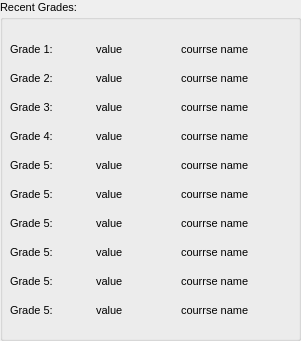
    <widget class="QGroupBox" name="groupBox_8">
     <property name="geometry">
      <rect>
       <x>421</x>
       <y>51</y>
       <width>301</width>
       <height>341</height>
      </rect>
     </property>
     <property name="font">
      <font>
       <pointsize>8</pointsize>
      </font>
     </property>
     <property name="title">
      <string>Recent Grades:</string>
     </property>
     <widget class="QWidget" name="layoutWidget">
      <property name="geometry">
       <rect>
        <x>10</x>
        <y>31</y>
        <width>281</width>
        <height>301</height>
       </rect>
      </property>
      <layout class="QVBoxLayout" name="verticalLayout_20">
       <item>
        <layout class="QHBoxLayout" name="horizontalLayout_23">
         <item>
          <widget class="QLabel" name="label_33">
           <property name="minimumSize">
            <size>
             <width>50</width>
             <height>10</height>
            </size>
           </property>
           <property name="maximumSize">
            <size>
             <width>110</width>
             <height>10</height>
            </size>
           </property>
           <property name="font">
            <font>
             <pointsize>8</pointsize>
            </font>
           </property>
           <property name="text">
            <string>Grade 1:</string>
           </property>
          </widget>
         </item>
         <item>
          <widget class="QLabel" name="label_42">
           <property name="minimumSize">
            <size>
             <width>50</width>
             <height>10</height>
            </size>
           </property>
           <property name="maximumSize">
            <size>
             <width>110</width>
             <height>10</height>
            </size>
           </property>
           <property name="font">
            <font>
             <pointsize>8</pointsize>
            </font>
           </property>
           <property name="text">
            <string>value</string>
           </property>
          </widget>
         </item>
         <item>
          <widget class="QLabel" name="label_46">
           <property name="minimumSize">
            <size>
             <width>110</width>
             <height>10</height>
            </size>
           </property>
           <property name="maximumSize">
            <size>
             <width>110</width>
             <height>10</height>
            </size>
           </property>
           <property name="font">
            <font>
             <pointsize>8</pointsize>
            </font>
           </property>
           <property name="text">
            <string>courrse name</string>
           </property>
          </widget>
         </item>
        </layout>
       </item>
       <item>
        <layout class="QHBoxLayout" name="horizontalLayout_24">
         <item>
          <widget class="QLabel" name="label_34">
           <property name="minimumSize">
            <size>
             <width>50</width>
             <height>10</height>
            </size>
           </property>
           <property name="maximumSize">
            <size>
             <width>110</width>
             <height>10</height>
            </size>
           </property>
           <property name="font">
            <font>
             <pointsize>8</pointsize>
            </font>
           </property>
           <property name="text">
            <string>Grade 2:</string>
           </property>
          </widget>
         </item>
         <item>
          <widget class="QLabel" name="label_44">
           <property name="minimumSize">
            <size>
             <width>50</width>
             <height>10</height>
            </size>
           </property>
           <property name="maximumSize">
            <size>
             <width>110</width>
             <height>10</height>
            </size>
           </property>
           <property name="font">
            <font>
             <pointsize>8</pointsize>
            </font>
           </property>
           <property name="text">
            <string>value</string>
           </property>
          </widget>
         </item>
         <item>
          <widget class="QLabel" name="label_47">
           <property name="minimumSize">
            <size>
             <width>110</width>
             <height>10</height>
            </size>
           </property>
           <property name="maximumSize">
            <size>
             <width>110</width>
             <height>10</height>
            </size>
           </property>
           <property name="font">
            <font>
             <pointsize>8</pointsize>
            </font>
           </property>
           <property name="text">
            <string>courrse name</string>
           </property>
          </widget>
         </item>
        </layout>
       </item>
       <item>
        <layout class="QHBoxLayout" name="horizontalLayout_25">
         <item>
          <widget class="QLabel" name="label_38">
           <property name="minimumSize">
            <size>
             <width>50</width>
             <height>10</height>
            </size>
           </property>
           <property name="maximumSize">
            <size>
             <width>110</width>
             <height>10</height>
            </size>
           </property>
           <property name="font">
            <font>
             <pointsize>8</pointsize>
            </font>
           </property>
           <property name="text">
            <string>Grade 3:</string>
           </property>
          </widget>
         </item>
         <item>
          <widget class="QLabel" name="label_43">
           <property name="minimumSize">
            <size>
             <width>50</width>
             <height>10</height>
            </size>
           </property>
           <property name="maximumSize">
            <size>
             <width>110</width>
             <height>10</height>
            </size>
           </property>
           <property name="font">
            <font>
             <pointsize>8</pointsize>
            </font>
           </property>
           <property name="text">
            <string>value</string>
           </property>
          </widget>
         </item>
         <item>
          <widget class="QLabel" name="label_48">
           <property name="minimumSize">
            <size>
             <width>110</width>
             <height>10</height>
            </size>
           </property>
           <property name="maximumSize">
            <size>
             <width>110</width>
             <height>10</height>
            </size>
           </property>
           <property name="font">
            <font>
             <pointsize>8</pointsize>
            </font>
           </property>
           <property name="text">
            <string>courrse name</string>
           </property>
          </widget>
         </item>
        </layout>
       </item>
       <item>
        <layout class="QHBoxLayout" name="horizontalLayout_26">
         <item>
          <widget class="QLabel" name="label_39">
           <property name="minimumSize">
            <size>
             <width>50</width>
             <height>10</height>
            </size>
           </property>
           <property name="maximumSize">
            <size>
             <width>110</width>
             <height>10</height>
            </size>
           </property>
           <property name="font">
            <font>
             <pointsize>8</pointsize>
            </font>
           </property>
           <property name="text">
            <string>Grade 4:</string>
           </property>
          </widget>
         </item>
         <item>
          <widget class="QLabel" name="label_45">
           <property name="minimumSize">
            <size>
             <width>50</width>
             <height>10</height>
            </size>
           </property>
           <property name="maximumSize">
            <size>
             <width>110</width>
             <height>10</height>
            </size>
           </property>
           <property name="font">
            <font>
             <pointsize>8</pointsize>
            </font>
           </property>
           <property name="text">
            <string>value</string>
           </property>
          </widget>
         </item>
         <item>
          <widget class="QLabel" name="label_49">
           <property name="minimumSize">
            <size>
             <width>110</width>
             <height>10</height>
            </size>
           </property>
           <property name="maximumSize">
            <size>
             <width>110</width>
             <height>10</height>
            </size>
           </property>
           <property name="font">
            <font>
             <pointsize>8</pointsize>
            </font>
           </property>
           <property name="text">
            <string>courrse name</string>
           </property>
          </widget>
         </item>
        </layout>
       </item>
       <item>
        <layout class="QHBoxLayout" name="horizontalLayout_27">
         <item>
          <widget class="QLabel" name="label_40">
           <property name="minimumSize">
            <size>
             <width>50</width>
             <height>10</height>
            </size>
           </property>
           <property name="maximumSize">
            <size>
             <width>110</width>
             <height>10</height>
            </size>
           </property>
           <property name="font">
            <font>
             <pointsize>8</pointsize>
            </font>
           </property>
           <property name="text">
            <string>Grade 5:</string>
           </property>
          </widget>
         </item>
         <item>
          <widget class="QLabel" name="label_41">
           <property name="minimumSize">
            <size>
             <width>50</width>
             <height>10</height>
            </size>
           </property>
           <property name="maximumSize">
            <size>
             <width>110</width>
             <height>10</height>
            </size>
           </property>
           <property name="font">
            <font>
             <pointsize>8</pointsize>
            </font>
           </property>
           <property name="text">
            <string>value</string>
           </property>
          </widget>
         </item>
         <item>
          <widget class="QLabel" name="label_50">
           <property name="minimumSize">
            <size>
             <width>110</width>
             <height>10</height>
            </size>
           </property>
           <property name="maximumSize">
            <size>
             <width>110</width>
             <height>10</height>
            </size>
           </property>
           <property name="font">
            <font>
             <pointsize>8</pointsize>
            </font>
           </property>
           <property name="text">
            <string>courrse name</string>
           </property>
          </widget>
         </item>
        </layout>
       </item>
       <item>
        <layout class="QHBoxLayout" name="horizontalLayout_28">
         <item>
          <widget class="QLabel" name="label_51">
           <property name="minimumSize">
            <size>
             <width>50</width>
             <height>10</height>
            </size>
           </property>
           <property name="maximumSize">
            <size>
             <width>110</width>
             <height>10</height>
            </size>
           </property>
           <property name="font">
            <font>
             <pointsize>8</pointsize>
            </font>
           </property>
           <property name="text">
            <string>Grade 5:</string>
           </property>
          </widget>
         </item>
         <item>
          <widget class="QLabel" name="label_52">
           <property name="minimumSize">
            <size>
             <width>50</width>
             <height>10</height>
            </size>
           </property>
           <property name="maximumSize">
            <size>
             <width>110</width>
             <height>10</height>
            </size>
           </property>
           <property name="font">
            <font>
             <pointsize>8</pointsize>
            </font>
           </property>
           <property name="text">
            <string>value</string>
           </property>
          </widget>
         </item>
         <item>
          <widget class="QLabel" name="label_53">
           <property name="minimumSize">
            <size>
             <width>110</width>
             <height>10</height>
            </size>
           </property>
           <property name="maximumSize">
            <size>
             <width>110</width>
             <height>10</height>
            </size>
           </property>
           <property name="font">
            <font>
             <pointsize>8</pointsize>
            </font>
           </property>
           <property name="text">
            <string>courrse name</string>
           </property>
          </widget>
         </item>
        </layout>
       </item>
       <item>
        <layout class="QHBoxLayout" name="horizontalLayout_29">
         <item>
          <widget class="QLabel" name="label_54">
           <property name="minimumSize">
            <size>
             <width>50</width>
             <height>10</height>
            </size>
           </property>
           <property name="maximumSize">
            <size>
             <width>110</width>
             <height>10</height>
            </size>
           </property>
           <property name="font">
            <font>
             <pointsize>8</pointsize>
            </font>
           </property>
           <property name="text">
            <string>Grade 5:</string>
           </property>
          </widget>
         </item>
         <item>
          <widget class="QLabel" name="label_55">
           <property name="minimumSize">
            <size>
             <width>50</width>
             <height>10</height>
            </size>
           </property>
           <property name="maximumSize">
            <size>
             <width>110</width>
             <height>10</height>
            </size>
           </property>
           <property name="font">
            <font>
             <pointsize>8</pointsize>
            </font>
           </property>
           <property name="text">
            <string>value</string>
           </property>
          </widget>
         </item>
         <item>
          <widget class="QLabel" name="label_56">
           <property name="minimumSize">
            <size>
             <width>110</width>
             <height>10</height>
            </size>
           </property>
           <property name="maximumSize">
            <size>
             <width>110</width>
             <height>10</height>
            </size>
           </property>
           <property name="font">
            <font>
             <pointsize>8</pointsize>
            </font>
           </property>
           <property name="text">
            <string>courrse name</string>
           </property>
          </widget>
         </item>
        </layout>
       </item>
       <item>
        <layout class="QHBoxLayout" name="horizontalLayout_30">
         <item>
          <widget class="QLabel" name="label_57">
           <property name="minimumSize">
            <size>
             <width>50</width>
             <height>10</height>
            </size>
           </property>
           <property name="maximumSize">
            <size>
             <width>110</width>
             <height>10</height>
            </size>
           </property>
           <property name="font">
            <font>
             <pointsize>8</pointsize>
            </font>
           </property>
           <property name="text">
            <string>Grade 5:</string>
           </property>
          </widget>
         </item>
         <item>
          <widget class="QLabel" name="label_58">
           <property name="minimumSize">
            <size>
             <width>50</width>
             <height>10</height>
            </size>
           </property>
           <property name="maximumSize">
            <size>
             <width>110</width>
             <height>10</height>
            </size>
           </property>
           <property name="font">
            <font>
             <pointsize>8</pointsize>
            </font>
           </property>
           <property name="text">
            <string>value</string>
           </property>
          </widget>
         </item>
         <item>
          <widget class="QLabel" name="label_59">
           <property name="minimumSize">
            <size>
             <width>110</width>
             <height>10</height>
            </size>
           </property>
           <property name="maximumSize">
            <size>
             <width>110</width>
             <height>10</height>
            </size>
           </property>
           <property name="font">
            <font>
             <pointsize>8</pointsize>
            </font>
           </property>
           <property name="text">
            <string>courrse name</string>
           </property>
          </widget>
         </item>
        </layout>
       </item>
       <item>
        <layout class="QHBoxLayout" name="horizontalLayout_31">
         <item>
          <widget class="QLabel" name="label_60">
           <property name="minimumSize">
            <size>
             <width>50</width>
             <height>10</height>
            </size>
           </property>
           <property name="maximumSize">
            <size>
             <width>110</width>
             <height>10</height>
            </size>
           </property>
           <property name="font">
            <font>
             <pointsize>8</pointsize>
            </font>
           </property>
           <property name="text">
            <string>Grade 5:</string>
           </property>
          </widget>
         </item>
         <item>
          <widget class="QLabel" name="label_61">
           <property name="minimumSize">
            <size>
             <width>50</width>
             <height>10</height>
            </size>
           </property>
           <property name="maximumSize">
            <size>
             <width>110</width>
             <height>10</height>
            </size>
           </property>
           <property name="font">
            <font>
             <pointsize>8</pointsize>
            </font>
           </property>
           <property name="text">
            <string>value</string>
           </property>
          </widget>
         </item>
         <item>
          <widget class="QLabel" name="label_62">
           <property name="minimumSize">
            <size>
             <width>110</width>
             <height>10</height>
            </size>
           </property>
           <property name="maximumSize">
            <size>
             <width>110</width>
             <height>10</height>
            </size>
           </property>
           <property name="font">
            <font>
             <pointsize>8</pointsize>
            </font>
           </property>
           <property name="text">
            <string>courrse name</string>
           </property>
          </widget>
         </item>
        </layout>
       </item>
       <item>
        <layout class="QHBoxLayout" name="horizontalLayout_32">
         <item>
          <widget class="QLabel" name="label_63">
           <property name="minimumSize">
            <size>
             <width>50</width>
             <height>10</height>
            </size>
           </property>
           <property name="maximumSize">
            <size>
             <width>110</width>
             <height>10</height>
            </size>
           </property>
           <property name="font">
            <font>
             <pointsize>8</pointsize>
            </font>
           </property>
           <property name="text">
            <string>Grade 5:</string>
           </property>
          </widget>
         </item>
         <item>
          <widget class="QLabel" name="label_64">
           <property name="minimumSize">
            <size>
             <width>50</width>
             <height>10</height>
            </size>
           </property>
           <property name="maximumSize">
            <size>
             <width>110</width>
             <height>10</height>
            </size>
           </property>
           <property name="font">
            <font>
             <pointsize>8</pointsize>
            </font>
           </property>
           <property name="text">
            <string>value</string>
           </property>
          </widget>
         </item>
         <item>
          <widget class="QLabel" name="label_65">
           <property name="minimumSize">
            <size>
             <width>110</width>
             <height>10</height>
            </size>
           </property>
           <property name="maximumSize">
            <size>
             <width>110</width>
             <height>10</height>
            </size>
           </property>
           <property name="font">
            <font>
             <pointsize>8</pointsize>
            </font>
           </property>
           <property name="text">
            <string>courrse name</string>
           </property>
          </widget>
         </item>
        </layout>
       </item>
      </layout>
     </widget>
    </widget>
